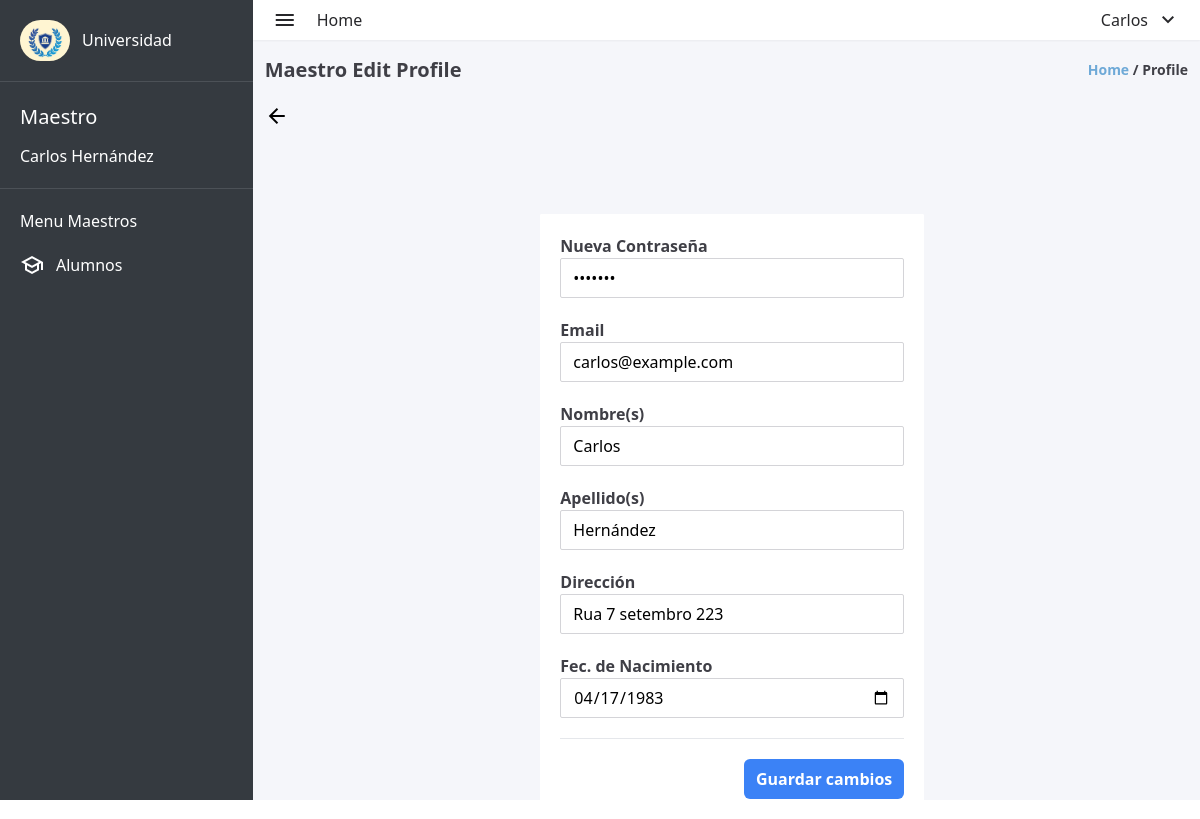
Screenshot of /maestro/maestro_edit_profile.php (signed in) with the database file from the repository.
### tables this page shows
CREATE TABLE `usuarios` (
  `user_id` int(11) NOT NULL,
  `matricula` int(10) DEFAULT NULL,
  `nombre` varchar(100) DEFAULT NULL,
  `apellido` varchar(100) DEFAULT NULL,
  `correo_electronico` varchar(100) DEFAULT NULL,
  `contrasena` varchar(255) DEFAULT NULL,
  `direccion` varchar(100) DEFAULT NULL,
  `fecha_nacimiento` date DEFAULT NULL,
  `rol` enum('ADMIN','MAESTRO','ALUMNO') DEFAULT NULL,
  `materia_asignada` varchar(100) DEFAULT '0',
  `materias_inscritas` text DEFAULT NULL
);

### maestro/maestro_edit_profile.php (the view, shortened to what this page needs)
<?php
require_once '../database/database.php';
$user_id = $_SESSION['id'];
$sql = "SELECT  nombre, apellido, correo_electronico, contrasena, direccion, fecha_nacimiento FROM usuarios WHERE user_id = '$user_id'";
$result = mysqli_query($conexion, $sql);
$row = mysqli_fetch_assoc($result);
if ($row) {
    $nombre = $row['nombre'];
    $apellido = $row['apellido'];
    $correo = $row['correo_electronico'];
    $contrasena = $row['contrasena'];
    $direccion = $row['direccion'];
    $fecha = $row['fecha_nacimiento'];
} else {
    echo "No se encontraron datos para el usuario con el ID proporcionado.";
}
?>
<!DOCTYPE html>
<html lang="en">
<head>
    <link rel="stylesheet" href="../styles.css">
</head>
<body>
    <div class="w-screen h-screen flex bg-lightgray">
        <aside class="w-80 h-full bg-dark">
            <div class="flex items-center gap-3 p-5">
                <img class="rounded-full" src="../assets/logo-aside.jpg" alt="university-logo" width="50px"
                    height="60px">
                <span class="text-white font-medium">Universidad</span>
            </div>
            <div style="width: 100%; height: 1px; background-color: #4c5157; "></div>
            <div class="text-white flex flex-col p-5 gap-3">
                <span style="font-size: 20px;">Maestro</span>
                <span><?php echo $nombre . " " . $apellido ?></span>
            </div>
            <div style="width: 100%; height: 1px; background-color: #4c5157; "></div>
            <div class="text-white flex flex-col gap-5 p-5">
                <p>Menu Maestros</p>
                <div>
                    <a href="maestro_alumnos.php" class="flex items-center gap-3 ">
                        <span class="material-symbols-outlined">
                        </span>
                        <span>Alumnos</span>
                    </a>
                </div>
            </div>
        </aside>
        <div class="w-full flex flex-col">
            <header class="w-full flex items-center justify-between h-10 p-5 bg-white shadow-sm">
                <div class="flex items-center gap-5">
                    <span class="material-symbols-outlined text-zinc-800">
                    </span>
                    <a href="maestro_dashboard.php">
                        <span class="text-zinc-800">
                            Home
                        </span>
                    </a>
                </div>
                <nav>
                    <li class="flex items-center gap-2 text-zinc-800 cursor-pointer" onclick="toggleLogoutMenu()">
                        <?php echo $nombre ?>
                        <ul class="flex flex-col">
                            <span class="material-symbols-outlined">
                            </span>
                    </li>
                </nav>
            </header>
            <div class="h-full pl-3">
                <div class="w-full flex items-center justify-between pr-3 mt-4 mb-5">
                    <h1 class="font-bold text-zinc-700 text-xl ">Maestro Edit Profile</h1>
                    <p class="font-semibold text-sm text-zinc-700"><span class="text-myblue">Home</span> / Profile
                    </p>
                </div>
                <div class="w-full">
                    <a href="maestro_profile.php">
                        <span class="material-symbols-outlined">
                        </span>
                    </a>
                </div>
                <div class="w-full flex flex-row justify-center  mt-20">
                    <div class="w-80 h-auto bg-white rounded-sm sm:w-96">
                        <div class="w-80 h-auto bg-white rounded-sm sm:w-96">
                            <form action="maestro_edit_profile.php" method="post"
                                class="flex flex-col p-5 gap-5 text-center relative z-20">
                                <div class="flex flex-col">
                                    <span class="font-bold text-zinc-700 self-start">Nueva Contraseña</span>
                                    <input value="<?php echo $contrasena; ?>" name="contrasena" required type="password"
                                        placeholder="Ingresa nueva contraseña"
                                        class="h-10 border border-zinc-300 bg-white rounded-sm px-3">
                                </div>
                                <div class="flex flex-col">
                                    <span class="font-bold text-zinc-700 self-start">Email</span>
                                    <input value="<?php echo $correo; ?>" name="email" required type="email"
                                        placeholder="Ingresa Email"
                                        class="h-10 border border-zinc-300 bg-white rounded-sm px-3">
                                </div>
                                <div class="flex flex-col">
                                    <span class="font-bold text-zinc-700 self-start">Nombre(s)</span>
                                    <input value="<?php echo $nombre; ?>" name="nombre" type="text"
                                        placeholder="Ingresa Nombre"
                                        class="h-10 border border-zinc-300 bg-white rounded-sm px-3">
                                </div>
                                <div class="flex flex-col">
                                    <span class="font-bold text-zinc-700 self-start">Apellido(s)</span>
                                    <input value="<?php echo $apellido; ?>" name="apellido" type="text"
                                        placeholder="Ingresa Apellido"
                                        class="h-10 border border-zinc-300 bg-white rounded-sm px-3">
                                </div>
                                <div class="flex flex-col">
                                    <span class="font-bold text-zinc-700 self-start">Dirección</span>
                                    <input value="<?php echo $direccion; ?>" name="direccion" type="text"
                                        placeholder="Ingresa Dirección"
                                        class="h-10 border border-zinc-300 bg-white rounded-sm px-3">
                                </div>
                                <div class="flex flex-col">
                                    <span class="font-bold text-zinc-700 self-start">Fec. de Nacimiento</span>
                                    <input value="<?php echo $fecha; ?>" name="fecha_nacimiento" type="date"
                                        class="h-10 border border-zinc-300 bg-white rounded-sm px-3">
                                </div>
                                <div style="height: 1px; background-color: #e5e7eb; width: 100% ; "></div>
                                <input type="submit" value="Guardar cambios"
                                    class="text-white font-semibold p-2 px-3 bg-blue-500 rounded-md self-end">
                            </form>
                        </div>
                    </div>
                </div>
            </div>
        </div>
    </div>
</body>
</html>

### styles.css (style rules this page uses)
html { line-height: 1.5; -webkit-text-size-adjust: 100%; -moz-tab-size: 4; -o-tab-size: 4; tab-size: 4; font-family: ui-sans-serif, system-ui, -apple-system, BlinkMacSystemFont, "Segoe UI", Roboto, "Helvetica Neue", Arial, "Noto Sans", sans-serif, "Apple Color Emoji", "Segoe UI Emoji", "Segoe UI Symbol", "Noto Color Emoji"; font-feature-settings: normal; font-variation-settings: normal; }
body { margin: 0; line-height: inherit; }
h1, h2, h3, h4, h5, h6 { font-size: inherit; font-weight: inherit; }
a { color: inherit; text-decoration: inherit; }
button, input, optgroup, select, textarea { font-family: inherit; font-feature-settings: inherit; font-variation-settings: inherit; font-size: 100%; font-weight: inherit; line-height: inherit; color: inherit; margin: 0; padding: 0; }
button, [type='button'], [type='reset'], [type='submit'] { -webkit-appearance: button; background-color: transparent; background-image: none; }
blockquote, dl, dd, h1, h2, h3, h4, h5, h6, hr, figure, p, pre { margin: 0; }
ol, ul, menu { list-style: none; margin: 0; padding: 0; }
input::placeholder, textarea::placeholder { opacity: 1; color: #9ca3af; }
img, svg, video, canvas, audio, iframe, embed, object { display: block; vertical-align: middle; }
img, video { max-width: 100%; height: auto; }
.relative { position: relative; }
.z-20 { z-index: 20; }
.mb-5 { margin-bottom: 1.25rem; }
.mt-20 { margin-top: 5rem; }
.mt-4 { margin-top: 1rem; }
.flex { display: flex; }
.h-10 { height: 2.5rem; }
.h-auto { height: auto; }
.h-full { height: 100%; }
.h-screen { height: 100vh; }
.w-80 { width: 20rem; }
.w-full { width: 100%; }
.w-screen { width: 100vw; }
.cursor-pointer { cursor: pointer; }
.flex-row { flex-direction: row; }
.flex-col { flex-direction: column; }
.items-center { align-items: center; }
.justify-center { justify-content: center; }
.justify-between { justify-content: space-between; }
.gap-2 { gap: 0.5rem; }
.gap-3 { gap: 0.75rem; }
.gap-5 { gap: 1.25rem; }
.self-start { align-self: flex-start; }
.self-end { align-self: flex-end; }
.rounded-full { border-radius: 9999px; }
.rounded-md { border-radius: 0.375rem; }
.rounded-sm { border-radius: 0.125rem; }
.border { border-width: 1px; }
.border-zinc-300 { --tw-border-opacity: 1; border-color: rgb(212 212 216 / var(--tw-border-opacity)); }
.bg-blue-500 { --tw-bg-opacity: 1; background-color: rgb(59 130 246 / var(--tw-bg-opacity)); }
.bg-dark { --tw-bg-opacity: 1; background-color: rgb(53 58 64 / var(--tw-bg-opacity)); }
.bg-lightgray { --tw-bg-opacity: 1; background-color: rgb(245 246 250 / var(--tw-bg-opacity)); }
.bg-white { --tw-bg-opacity: 1; background-color: rgb(255 255 255 / var(--tw-bg-opacity)); }
.p-2 { padding: 0.5rem; }
.p-5 { padding: 1.25rem; }
.px-3 { padding-left: 0.75rem; padding-right: 0.75rem; }
.pl-3 { padding-left: 0.75rem; }
.pr-3 { padding-right: 0.75rem; }
.text-center { text-align: center; }
.text-sm { font-size: 0.875rem; line-height: 1.25rem; }
.text-xl { font-size: 1.25rem; line-height: 1.75rem; }
.font-bold { font-weight: 700; }
.font-medium { font-weight: 500; }
.font-semibold { font-weight: 600; }
.text-myblue { --tw-text-opacity: 1; color: rgb(110 169 215 / var(--tw-text-opacity)); }
.text-white { --tw-text-opacity: 1; color: rgb(255 255 255 / var(--tw-text-opacity)); }
.text-zinc-700 { --tw-text-opacity: 1; color: rgb(63 63 70 / var(--tw-text-opacity)); }
.text-zinc-800 { --tw-text-opacity: 1; color: rgb(39 39 42 / var(--tw-text-opacity)); }
.shadow-sm { --tw-shadow: 0 1px 2px 0 rgb(0 0 0 / 0.05); --tw-shadow-colored: 0 1px 2px 0 var(--tw-shadow-color); box-shadow: var(--tw-ring-offset-shadow, 0 0 #0000), var(--tw-ring-shadow, 0 0 #0000), var(--tw-shadow); }
@media (min-width: 640px) { .sm\:w-96 { width: 24rem; } }

### rows the page displays
usuarios: nombre "Carlos", apellido "Hernández", email "carlos@example.com", direccion "Rua 7 setembro 223", fecha_nacimiento "04/17/1983"
